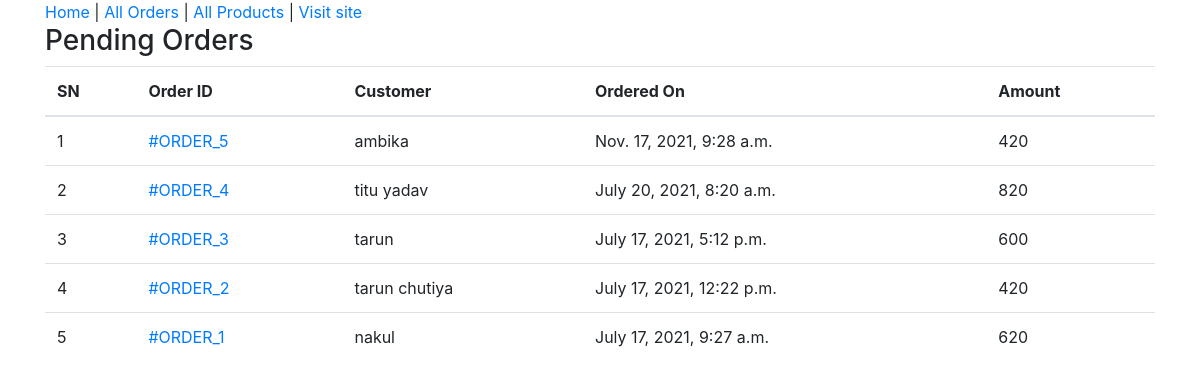
Page /admin-home/ (signed in) on the committed database.
### home/models.py (models this page shows, shortened)
class Order(models.Model):
    cart = models.OneToOneField(Cart, on_delete=models.CASCADE)
    ordered_by = models.CharField(max_length=200 ,default="")
    shipping_address = models.CharField(max_length=200 ,default="")
    mobile = models.CharField(max_length=10 ,default="")
    email = models.EmailField(null=True, blank=True ,default="")
    subtotal = models.PositiveIntegerField(default=0)
    discount = models.PositiveIntegerField(default=0)
    total = models.PositiveIntegerField(default=0)
    order_status = models.CharField(max_length=50, choices=ORDER_STATUS ,default="")
    created_at = models.DateTimeField(auto_now_add=True)
    payment_method = models.CharField(
        max_length=20, choices=METHOD, default="Cash On Delivery")
    payment_completed = models.BooleanField(
        default=False, null=True, blank=True)

### home/views.py (the view)
# urls.py: path("admin-home/", AdminHomeView.as_view(), name="adminhome"),
class AdminHomeView(AdminRequiredMixin, TemplateView):
    template_name = "adminpages/adminhome.html"
    def get_context_data(self, **kwargs):
        context = super().get_context_data(**kwargs)
        context["pendingorders"] = Order.objects.filter(
            order_status="Order Received").order_by("-id")
        return context

### home/views.py (called while the page is built)
    def dispatch(self, request, *args, **kwargs):
        if request.user.is_authenticated and Admin.objects.filter(user=request.user).exists():
            pass
        else:
            return redirect("/admin-login/")
        return super().dispatch(request, *args, **kwargs)

### templates/adminpages/adminhome.html (shortened to what this page needs)
{% extends "adminpages/adminbase.html" %}
{% block content %}
<div class="container">
    <div class="row">
        <div class="col-md-12">
            <h3>Pending Orders</h3>
            <table class="table">
                <thead>
                    <tr>
                        <th>SN</th>
                        <th>Order ID </th>
                        <th>Customer</th>
                        <th>Ordered On</th>
                        <th>Amount</th>
                    </tr>
                </thead>
                <tbody>
                    {% for order in pendingorders %}
                    <tr>
                        <td>{{forloop.counter}}</td>
                        <td><a href="{% url 'books:adminorderdetail' order.id %}">#ORDER_{{order.id}}</a></td>
                        <td>{{order.ordered_by}}</td>
                        <td>{{order.created_at}}</td>
                        <td>{{order.total}}</td>
                    </tr>
                    {% endfor %}
                </tbody>
            </table>
        </div>
    </div>
</div>
{% endblock %}

### rows in the picture
Order: id "5", ordered_by "ambika", created_at "Nov. 17, 2021, 9:28 a.m.", total "420"
Order: id "4", ordered_by "titu yadav", created_at "July 20, 2021, 8:20 a.m.", total "820"
Order: id "3", ordered_by "tarun", created_at "July 17, 2021, 5:12 p.m.", total "600"
Order: id "2", ordered_by "tarun chutiya", created_at "July 17, 2021, 12:22 p.m.", total "420"
Order: id "1", ordered_by "nakul", created_at "July 17, 2021, 9:27 a.m.", total "620"
